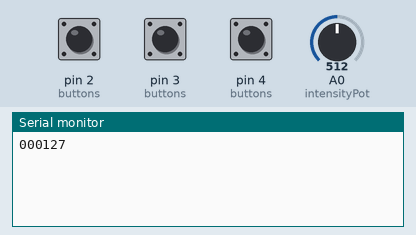
The sketch below on a simulated Arduino Uno, built with avr-gcc and run on an emulated ATmega328P. On the bench: the last lines printed to the serial monitor. The test bench sets the inputs (shaded band); at power-on: A0 (intensityPot) = 512, pin 2 (buttons) HIGH, pin 3 (buttons) HIGH, pin 4 (buttons) HIGH. No radio packets arrive unless stated.

Above: at 1.2 s.
1.3 s: A0 (intensityPot) set to 716
At 2.5 s:
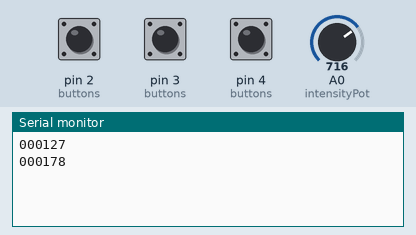
2.8 s: pin 2 (buttons) pulled LOW for 0.15 s
At 3.3 s:
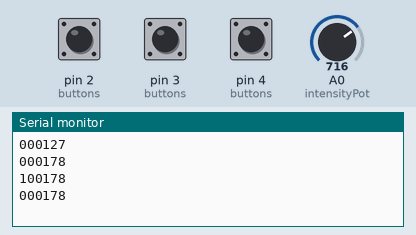
4.4 s: pin 3 (buttons) pulled LOW for 0.15 s
At 5.0 s:
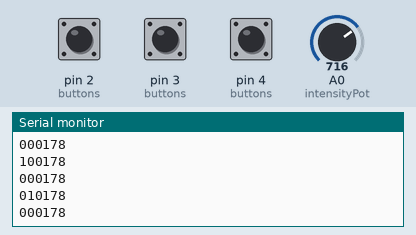
6.0 s: pin 4 (buttons) pulled LOW for 0.15 s
At 6.6 s:
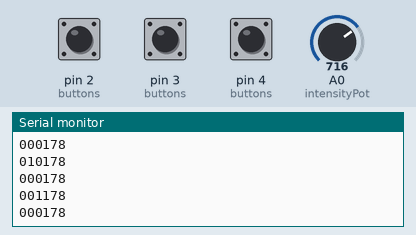
7.6 s: A0 (intensityPot) set to 900
At 8.6 s:
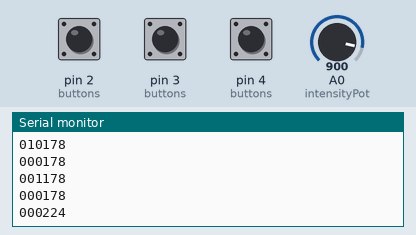
9.1 s: pin 2 (buttons) pulled LOW for 1 s
At 10.5 s:
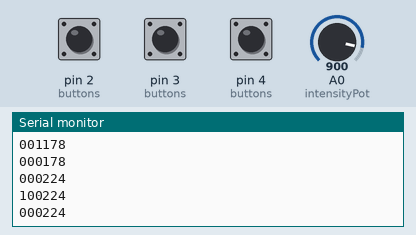
Timing chart, 0 to 12.1 s (numbered marks = the images above; inputs shaded):
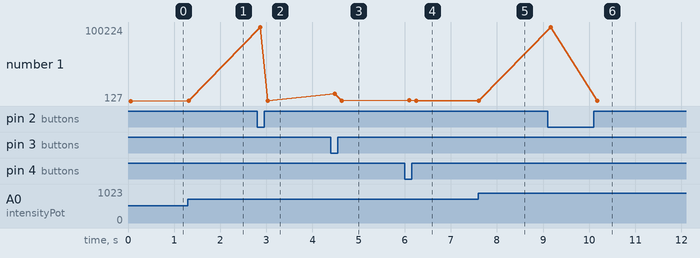

Measured:
- after the input at 1.3 s, the serial monitor: prints a new line at once (image 1)
- after the input at 2.8 s, the serial monitor: prints a new line after 0.07 s (image 2)
- after the input at 4.4 s, the serial monitor: prints a new line after 0.08 s (image 3)
- after the input at 6.0 s, the serial monitor: prints a new line after 0.10 s (image 4)
- after the input at 7.6 s, the serial monitor: prints a new line at once (image 5)
- after the input at 9.1 s, the serial monitor: prints a new line after 0.07 s (image 6)
- plotted number 1: 127 → 178 after the input at 1.3 s, 178 → 224 after the input at 7.6 s

The sketch:

controll_button.ino
```cpp
#include <SPI.h>
#include <nRF24L01.h>
#include <RF24.h>

#define NUM_BUTTONS  3
//Constants
RF24 radio(7, 8); // CE, CSN
const byte address[6] = "00001";     //Byte of array representing the address. This is the address where we will send the data. This should be same on the receiving side.
//-----------------------------
//---------Must be hardware implemented

const uint8_t button1 = 2;
const uint8_t button2 = 3;
const uint8_t button3 = 4;

const int intensityPot = 0;

const uint8_t buttons[NUM_BUTTONS] = {button1, button2, button3};
//-----------------------------

//Variables
boolean button_state [NUM_BUTTONS] = {0, 0, 0};
uint8_t message_old[6] = {0, 0, 0, 0, 0, 0};
uint8_t message[6] = {0, 0, 0, 0, 0, 0};


uint8_t intensity;

void setup() {
  Serial.begin(9600);

  for (int i = 0; i < NUM_BUTTONS; i++)
    pinMode(buttons[i], INPUT_PULLUP);
  //pinMode(potPin, INPUT);

  radio.begin();                  //Starting the Wireless communication
  radio.openWritingPipe(address); //Setting the address where we will send the data
  radio.setPALevel(RF24_PA_MIN);  //You can set it as minimum or maximum depending on the distance between the transmitter and receiver.
  radio.stopListening();          //This sets the module as transmitter
}

void loop() {
  readButtons();
  readIntensity();
  if(updateMessage() == true){
    for(int i=0; i<6; i++){
      message_old[i] = message[i];
    }
    printMessage();
    sendMessage();
  }

}

/*
void loop()
{
  button_state = digitalRead(button_pin);
  button_state2 = digitalRead(button_pin2);
  button_state3 = digitalRead(button_pin3);
  pot_value = analogRead(potPin);          //Read and save analog value from potentiometer
  pot_value = map(pot_value, 0, 1023, 0, 255); //

  if (button_state == HIGH)
  {
    const char text[] = "Your Button1 State is HIGH";
    Serial.println("button1 pressed");//Sending the message to receiver
    radio.write(&button_state, sizeof(button_state));  //Sending the message to receiver
    radio.write(&button_state2, sizeof(button_state2));  //Sending the message to receiver
    radio.write(&button_state3, sizeof(button_state3));  //Sending the message to receiver

  }
  if (button_state2 == HIGH)
  {
    const char text[] = "Your Button2 State is HIGH";
    radio.write(&text, sizeof(text));
    Serial.println("button2 pressed");//Sending the message to receiver
    radio.write(&button_state, sizeof(button_state));  //Sending the message to receiver
    radio.write(&button_state2, sizeof(button_state2));  //Sending the message to receiver
    radio.write(&button_state3, sizeof(button_state3));  //Sending the message to receiver
  }
  if (button_state3 == HIGH)
  {
    const char text[] = "Your Button3 State is HIGH";
    radio.write(&text, sizeof(text));
    Serial.println("button3 pressed");//Sending the message to receiver
    radio.write(&button_state, sizeof(button_state));  //Sending the message to receiver
    radio.write(&button_state2, sizeof(button_state));  //Sending the message to receiver
    radio.write(&button_state3, sizeof(button_state));  //Sending the message to receiver
    }

  if(pot_value != pot_value_old)
  {
    pot_value_old = pot_value;
    radio.write(&pot_value, sizeof(pot_value));   //Sending potentiometer value to GLOWBAll
  }
  delay(100);
}
*/

void sendMessage(){
  radio.write(&message, sizeof(message));
}


void printMessage(){
  for(int i = 0; i < 6; i++){
    Serial.print(message[i]);//Sending the message to receiver
  }
  Serial.println("");

}


boolean updateMessage(){
  for(int i = 0; i < 6 ; i++){
    if(message[i] != message_old[i]){
      return true;
    }
  }
  return false;
}


void readButtons(){
  for (int i = 0; i < NUM_BUTTONS; i++)
  {
    if (digitalRead(buttons[i]) == LOW)
    {
      /*
      Serial.print("button ");
      Serial.print(i);//Sending the message to receiver
      Serial.println(" pressed." );
      */
      //bitWrite(pressedButtons, i, 1);
      button_state[i] = 1;
      message[i] = 1;
    }
    else{
      button_state[i] = 0;
      message[i] = 0;
    }
  }
  delay(50);

}

void readIntensity()
{
  int val = analogRead(intensityPot);
  intensity = (uint8_t) (map(val, 0, 1023, 0, 255));
  uint8_t intensity_001 = intensity % 10;
  uint8_t intensity_010 = ((intensity-intensity_001)%100)/10;
  uint8_t intensity_100 = (intensity-intensity_010-intensity_001)/100;
  message[3] = intensity_100;
  message[4] = intensity_010;
  message[5] = intensity_001;
  //Serial.print("fader intensity: ");
  //Serial.println(intensity);//Sending the message to receiver
}
```
